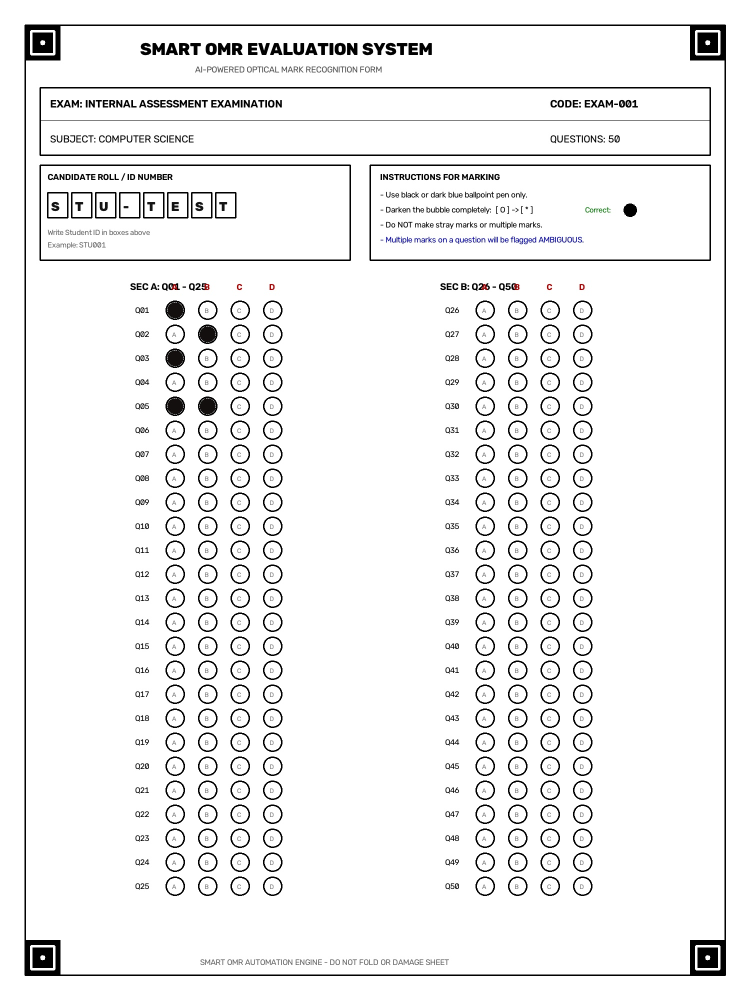
#> input picture backend/uploads/upload_265dcc604f1b.jpg, 1500 x 2000 px (shown at 1/2 size)
$ python -i sheet_detection.py   (imports and definitions only)   (older library calls are emulated)
#> lines starting #> are read from the running program, lines starting #| are printed output that depends on the picture; after the words box and inside, x2 and y2 are one past the last pixel; in counts of white or black regions, pixels touching at a corner belong together
### backend/app/cv/preprocessing.py
import cv2
import numpy as np
from PIL import Image
import io

# [35 lines left out: functions load_image, resize_image, not called in this run]

def convert_grayscale(img):
    """
    Converts BGR image to grayscale.
    """
    if len(img.shape) == 2:
        return img
    return cv2.cvtColor(img, cv2.COLOR_BGR2GRAY)

def remove_noise(gray_img, method="gaussian", ksize=5):
    """
    Applies noise reduction (Gaussian blur or Bilateral filter).
    """
    if method == "bilateral":
        return cv2.bilateralFilter(gray_img, d=9, sigmaColor=75, sigmaSpace=75)
    return cv2.GaussianBlur(gray_img, (ksize, ksize), 0)

# [96 lines left out: functions normalize_lighting, threshold_image, assess_image_quality, not called in this run]

### backend/app/cv/perspective.py
import cv2
import numpy as np

def order_corners(pts):
    """
    Orders 4 quadrilateral coordinate points in standard clockwise order:
    [top-left, top-right, bottom-right, bottom-left].
    pts shape: (4, 2)
    """
    pts = np.asarray(pts, dtype=np.float32).reshape(4, 2)
    rect = np.zeros((4, 2), dtype=np.float32)

    # Sum of coordinates:
    # Top-left has the smallest sum (x + y)
    # Bottom-right has the largest sum (x + y)
    s = pts.sum(axis=1)
    rect[0] = pts[np.argmin(s)]
    rect[2] = pts[np.argmax(s)]

    # Difference of coordinates (y - x):
    # Top-right has the smallest difference (y - x)
    # Bottom-left has the largest difference (y - x)
    diff = pts[:, 1] - pts[:, 0]
    rect[1] = pts[np.argmin(diff)]
    rect[3] = pts[np.argmax(diff)]

    return rect

# [29 lines left out: function four_point_transform, not called in this run]

### backend/app/cv/sheet_detection.py
import cv2
import numpy as np
from app.cv.preprocessing import convert_grayscale, remove_noise, normalize_lighting
from app.cv.perspective import order_corners

def detect_edges(img):
    """
    Computes edges using Gaussian blur and dynamic Canny thresholding based on image median.
    """
    gray = convert_grayscale(img)
    blurred = remove_noise(gray, ksize=5)

    # Dynamic Canny thresholding based on median intensity
    v = np.median(blurred)
    sigma = 0.33
    lower = int(max(0, (1.0 - sigma) * v))
    upper = int(min(255, (1.0 + sigma) * v))
    edges = cv2.Canny(blurred, lower, upper)

    # Morphological dilation to close small gaps in paper borders
    kernel = cv2.getStructuringElement(cv2.MORPH_RECT, (3, 3))
    edges = cv2.dilate(edges, kernel, iterations=1)

    return edges

def find_sheet_corners_via_contour(img):
    """
    Primary method: Finds the largest quadrilateral representing the OMR sheet boundary.
    """
    h, w = img.shape[:2]
    total_area = w * h

    edges = detect_edges(img)
    contours, _ = cv2.findContours(edges, cv2.RETR_EXTERNAL, cv2.CHAIN_APPROX_SIMPLE)

    if not contours:
        return None

    # Sort contours by area descending
    contours = sorted(contours, key=cv2.contourArea, reverse=True)[:10]

    for cnt in contours:
        area = cv2.contourArea(cnt)
        if area < (0.15 * total_area):
            # Too small to be the OMR sheet
            continue

        peri = cv2.arcLength(cnt, True)
        approx = cv2.approxPolyDP(cnt, 0.02 * peri, True)

        # Look for 4-sided polygon
        if len(approx) == 4:
            pts = approx.reshape(4, 2)
            # Verify polygon is convex
            if cv2.isContourConvex(approx):
                return pts

    return None

# [57 lines left out: function find_sheet_corners_via_markers, not called in this run]

def detect_omr_sheet(img):
    """
    Comprehensive OMR sheet detector.
    Attempts primary contour detection, then marker fallback, then full-frame check.
    Returns:
        pts (4x2 np.ndarray): Ordered 4 corners of the sheet.
        detection_method (str): 'contour', 'markers', or 'full_frame'.
    """
    # 1. Primary: Contour quad detection
    pts = find_sheet_corners_via_contour(img)
    if pts is not None:
        return order_corners(pts), "contour"

    # 2. Secondary: Corner fiducial markers
    pts = find_sheet_corners_via_markers(img)
    if pts is not None:
        return order_corners(pts), "markers"

    # 3. Fallback: Full frame (for direct scanned images or already cropped photographs)
    h, w = img.shape[:2]
    full_frame = np.array([
        [0, 0],
        [w - 1, 0],
        [w - 1, h - 1],
        [0, h - 1]
    ], dtype=np.float32)
    return full_frame, "full_frame"

>>> import cv2
>>> picture = cv2.imread('../../uploads/upload_265dcc604f1b.jpg')
#> picture is the input picture: shape (2000, 1500, 3); mean B, G, R 240.5, 240.4, 240.5
>>> result = detect_omr_sheet(picture)
#> in detect_edges, `v = np.median(blurred)`: v = 255
#> in detect_edges, `lower = int(max(0, (1.0 - sigma) * v))`: lower = 170
#> in detect_edges, `upper = int(min(255, (1.0 + sigma) * v))`: upper = 255
#> in detect_edges, `edges = cv2.Canny(blurred, lower, upper)`:
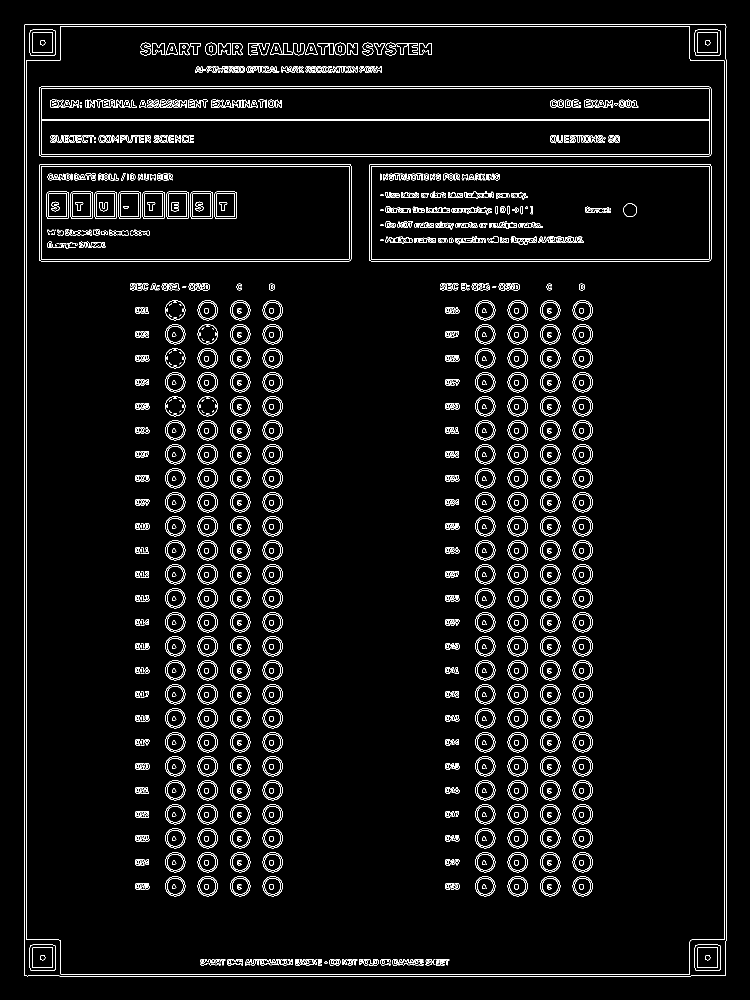
#> edges: shape (2000, 1500) (shown at 1/2 size); 4.1% white in thin lines or dots, all inside (x1, y1, x2, y2) = (48, 48, 1453, 1953)
#> in detect_edges, `edges = cv2.dilate(edges, kernel, iterations=1)`:
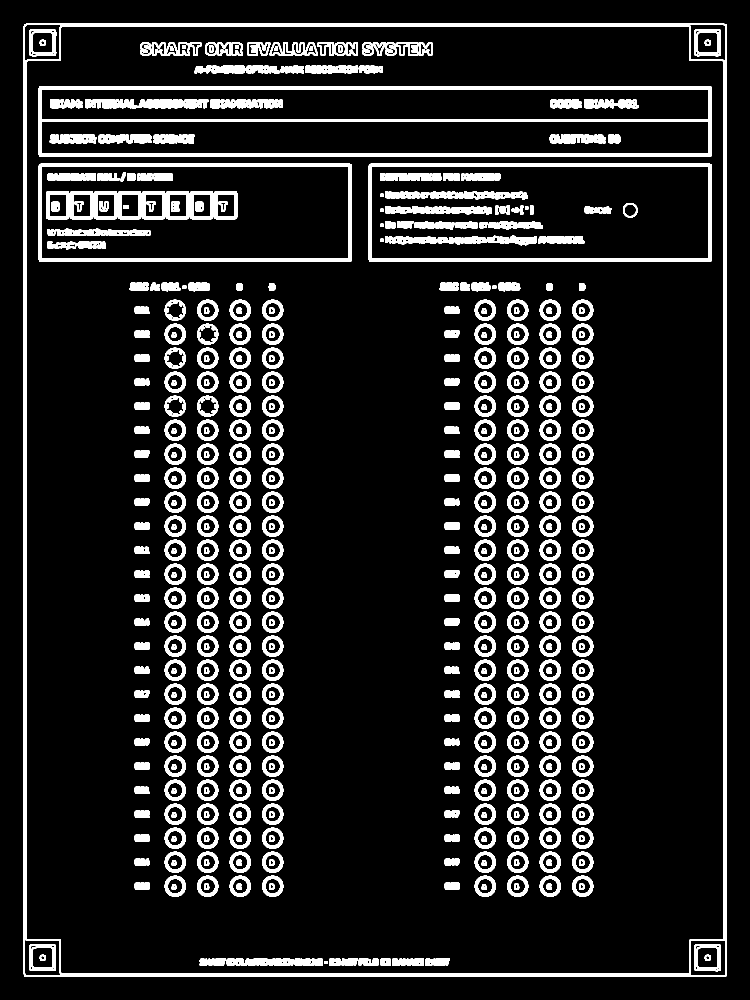
#> edges: shape (2000, 1500) (shown at 1/2 size); 12.2% white; 590 white regions
#> in find_sheet_corners_via_contour, `contours, _ = cv2.findContours(edges, cv2.RETR_EXTERNAL, cv2.CHAIN_APP..`: contours = 1 contour; box (x1, y1, x2, y2) and area: (47, 47, 1454, 1954) 2679548
#> the loop in find_sheet_corners_via_contour, `for cnt in contours:` made 1 pass
#> (area, peri, pts) on pass 1: (2679548, 6621, [[48, 48], [48, 1952], [1452, 1952], [1452, 48]])
#> in detect_omr_sheet, `pts = find_sheet_corners_via_contour(img)`: pts = [[48, 48], [48, 1952], [1452, 1952], [1452, 48]]
#> in order_corners, `s = pts.sum(axis=1)`: s = [96, 2000, 3404, 1500]
#> in order_corners, `diff = pts[:, 1] - pts[:, 0]`: diff = [0, 1904, 500, -1404]
#> result = ([[48, 48], [1452, 48], [1452, 1952], [48, 1952]], 'contour')
